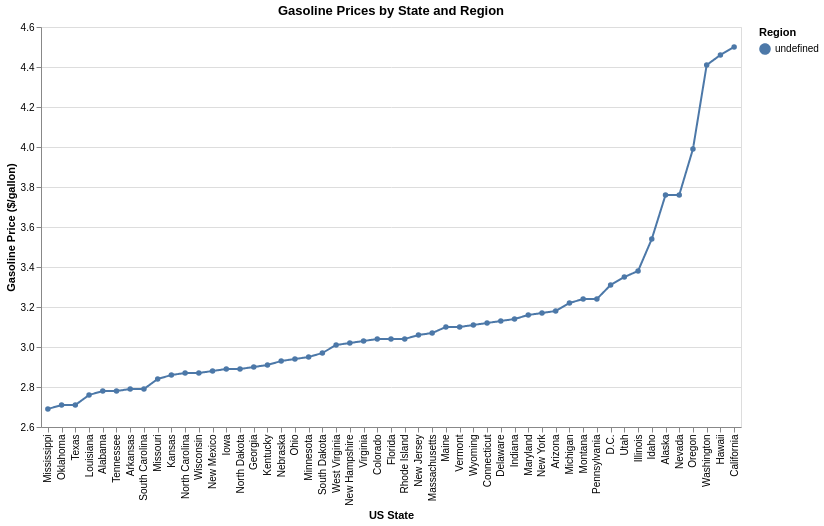

Write notebook code for a chart like this one.
### Markdown cell above
## Step 2: Create your own visualization

### Code cell
import altair as alt
import pandas as pd

datasetURL = "https://raw.githubusercontent.com/yellstales/si649public/refs/heads/main/altair01assignment/state_energy_prices.csv"
energyDF = pd.read_csv(datasetURL)

line_chart = alt.Chart(energyDF).mark_line(point=True).encode(
    x=alt.X('state:N',
            title='US State',
            sort='y'),
    y=alt.Y('gas:Q',
            title='Gasoline Price ($/gallon)',
            scale=alt.Scale(zero=False)),
    color=alt.Color('region:N',
                    title='Region'),
    strokeDash=alt.Color('region:N'),
    tooltip=[
        alt.Tooltip('state:N', title='State'),
        alt.Tooltip('gas:Q', title='Gas Price', format='$.2f'),
        alt.Tooltip('region:N', title='Region')
    ]
).properties(
    title='Gasoline Prices by State and Region',
    width=700,
    height=400
).interactive()

line_chart.display()

### Figure 1 — Vega-Lite specification as saved in the notebook (floating-point values rounded to 4 significant figures)
{"config": {"view": {"continuousWidth": 300, "continuousHeight": 300}}, "data": {"name": "data-38a1e9e0bf20e2177ac8096d7e764636"}, "mark": {"type": "line", "point": true}, "encoding": {"color": {"field": "region", "title": "Region", "type": "nominal"}, "strokeDash": {"field": "region", "type": "nominal"}, "tooltip": [{"field": "state", "title": "State", "type": "nominal"}, {"field": "gas", "format": "$.2f", "title": "Gas Price", "type": "quantitative"}, {"field": "region", "title": "Region", "type": "nominal"}], "x": {"field": "state", "sort": "y", "title": "US State", "type": "nominal"}, "y": {"field": "gas", "scale": {"zero": false}, "title": "Gasoline Price ($/gallon)", "type": "quantitative"}}, "height": 400, "params": [{"name": "param_1e9efca18e7a2868", "select": {"type": "interval", "encodings": ["x", "y"]}, "bind": "scales"}], "title": "Gasoline Prices by State and Region", "width": 700, "$schema": "https://vega.github.io/schema/vega-lite/v6.1.0.json", "datasets": {"data-38a1e9e0bf20e2177ac8096d7e764636": [{"state": "Alabama", "elec": 0.1609, "gas": 2.78, "ratio": 0.0579, "dc_price": 0.47}, {"state": "Alaska", "elec": 0.2608, "gas": 3.76, "ratio": 0.0694, "dc_price": 0.59}, {"state": "Arizona", "elec": 0.1576, "gas": 3.18, "ratio": 0.0496, "dc_price": 0.55}, {"state": "Arkansas", "elec": 0.1315, "gas": 2.79, "ratio": 0.0471, "dc_price": 0.65}, {"state": "California", "elec": 0.3503, "gas": 4.5, "ratio": 0.0778, "dc_price": 0.6}, {"state": "Colorado", "elec": 0.157, "gas": 3.04, "ratio": 0.0516, "dc_price": 0.51}, {"state": "Connecticut", "elec": 0.3164, "gas": 3.12, "ratio": 0.1014, "dc_price": 0.55}, {"state": "Delaware", "elec": 0.1812, "gas": 3.13, "ratio": 0.0579, "dc_price": 0.56}, {"state": "D.C.", "elec": 0.2015, "gas": 3.31, "ratio": 0.0609, "dc_price": 0.61}, {"state": "Florida", "elec": 0.1498, "gas": 3.04, "ratio": 0.0493, "dc_price": 0.45}, {"state": "Georgia", "elec": 0.15, "gas": 2.9, "ratio": 0.0517, "dc_price": 0.48}, {"state": "Hawaii", "elec": 0.4103, "gas": 4.46, "ratio": 0.092, "dc_price": 0.6}, {"state": "Idaho", "elec": 0.1188, "gas": 3.54, "ratio": 0.0336, "dc_price": 0.52}, {"state": "Illinois", "elec": 0.1862, "gas": 3.38, "ratio": 0.0551, "dc_price": 0.5}, {"state": "Indiana", "elec": 0.1702, "gas": 3.14, "ratio": 0.0542, "dc_price": 0.53}, {"state": "Iowa", "elec": 0.1423, "gas": 2.89, "ratio": 0.0492, "dc_price": 0.44}, {"state": "Kansas", "elec": 0.1468, "gas": 2.86, "ratio": 0.0513, "dc_price": 0.5}, {"state": "Kentucky", "elec": 0.1408, "gas": 2.91, "ratio": 0.0484, "dc_price": 0.52}, {"state": "Louisiana", "elec": 0.1315, "gas": 2.76, "ratio": 0.0476, "dc_price": 0.5}, {"state": "Maine", "elec": 0.2791, "gas": 3.1, "ratio": 0.09, "dc_price": 0.58}, {"state": "Maryland", "elec": 0.1904, "gas": 3.16, "ratio": 0.0603, "dc_price": 0.54}, {"state": "Massachusetts", "elec": 0.2994, "gas": 3.07, "ratio": 0.0975, "dc_price": 0.5}, {"state": "Michigan", "elec": 0.2025, "gas": 3.22, "ratio": 0.0629, "dc_price": 0.5}, {"state": "Minnesota", "elec": 0.1587, "gas": 2.95, "ratio": 0.0538, "dc_price": 0.5}, {"state": "Mississippi", "elec": 0.1471, "gas": 2.69, "ratio": 0.0547, "dc_price": 0.46}, {"state": "Missouri", "elec": 0.1297, "gas": 2.84, "ratio": 0.0457, "dc_price": 0.47}, {"state": "Montana", "elec": 0.129, "gas": 3.24, "ratio": 0.0398, "dc_price": 0.51}, {"state": "Nebraska", "elec": 0.1318, "gas": 2.93, "ratio": 0.045, "dc_price": 0.5}, {"state": "Nevada", "elec": 0.1332, "gas": 3.76, "ratio": 0.0354, "dc_price": 0.56}, {"state": "New Hampshire", "elec": 0.2402, "gas": 3.02, "ratio": 0.0795, "dc_price": 0.53}, {"state": "New Jersey", "elec": 0.2049, "gas": 3.06, "ratio": 0.067, "dc_price": 0.51}, {"state": "New Mexico", "elec": 0.1459, "gas": 2.88, "ratio": 0.0507, "dc_price": 0.5}, {"state": "New York", "elec": 0.2667, "gas": 3.17, "ratio": 0.0841, "dc_price": 0.52}, {"state": "North Carolina", "elec": 0.1426, "gas": 2.87, "ratio": 0.0497, "dc_price": 0.49}, {"state": "North Dakota", "elec": 0.1307, "gas": 2.89, "ratio": 0.0452, "dc_price": 0.51}, {"state": "Ohio", "elec": 0.1711, "gas": 2.94, "ratio": 0.0582, "dc_price": 0.54}, {"state": "Oklahoma", "elec": 0.1294, "gas": 2.71, "ratio": 0.0477, "dc_price": 0.52}, {"state": "Oregon", "elec": 0.1588, "gas": 3.99, "ratio": 0.0398, "dc_price": 0.53}, {"state": "Pennsylvania", "elec": 0.1931, "gas": 3.24, "ratio": 0.0596, "dc_price": 0.51}, {"state": "Rhode Island", "elec": 0.29, "gas": 3.04, "ratio": 0.0954, "dc_price": 0.54}, {"state": "South Carolina", "elec": 0.1532, "gas": 2.79, "ratio": 0.0549, "dc_price": 0.48}, {"state": "South Dakota", "elec": 0.1434, "gas": 2.97, "ratio": 0.0483, "dc_price": 0.53}, {"state": "Tennessee", "elec": 0.1388, "gas": 2.78, "ratio": 0.0499, "dc_price": 0.49}, {"state": "Texas", "elec": 0.1549, "gas": 2.71, "ratio": 0.0572, "dc_price": 0.49}, {"state": "Utah", "elec": 0.1263, "gas": 3.35, "ratio": 0.0377, "dc_price": 0.5}, {"state": "Vermont", "elec": 0.2399, "gas": 3.1, "ratio": 0.0774, "dc_price": 0.58}, {"state": "Virginia", "elec": 0.1541, "gas": 3.03, "ratio": 0.0509, "dc_price": 0.5}, {"state": "Washington", "elec": 0.1367, "gas": 4.41, "ratio": 0.031, "dc_price": 0.48}, {"state": "West Virginia", "elec": 0.1618, "gas": 3.01, "ratio": 0.0538, "dc_price": 0.51}, {"state": "Wisconsin", "elec": 0.1901, "gas": 2.87, "ratio": 0.0662, "dc_price": 0.49}, {"state": "Wyoming", "elec": 0.1389, "gas": 3.11, "ratio": 0.0447, "dc_price": 0.59}]}}
